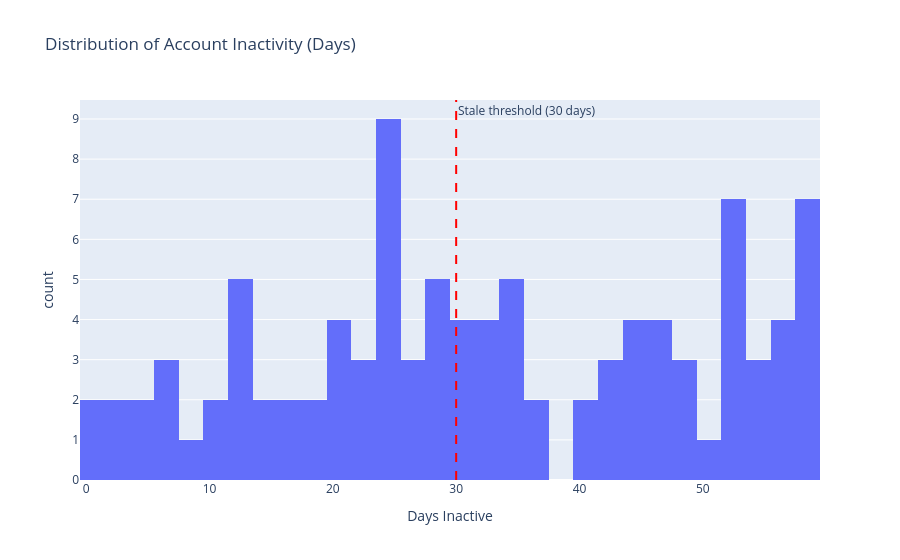

Notebook source saved alongside this figure:
### Markdown cell above
### 3.2 Stale Account Risk

### Code cell
print(f"Users with stale accounts (>30 days inactive): {user_base['stale_account'].sum()} of {len(user_base)}")
print(f"That is {user_base['stale_account'].mean():.1%} of all user accounts")

fig = px.histogram(
    user_base, x="days_inactive", nbins=30,
    title="Distribution of Account Inactivity (Days)",
    labels={"days_inactive": "Days Inactive"}
)
fig.add_vline(x=30, line_color="red", line_dash="dash",
              annotation_text="Stale threshold (30 days)")
fig.show()

### Figure 1 — Plotly figure (JSON) as saved in the notebook; plotly's stock layout.template omitted (floating-point values rounded to 4 significant figures)
{"data": [{"bingroup": "x", "hovertemplate": "Days Inactive=%{x}<br>count=%{y}<extra></extra>", "legendgroup": "", "marker": {"color": "#636efa", "pattern": {"shape": ""}}, "name": "", "nbinsx": 30, "orientation": "v", "showlegend": false, "type": "histogram", "x": [59, 20, 13, 13, 14, 57, 46, 44, 57, 23, 1, 16, 25, 34, 2, 24, 32, 46, 59, 2, 25, 33, 52, 55, 31, 13, 33, 34, 28, 35, 24, 30, 13, 26, 43, 56, 40, 25, 5, 25, 52, 7, 46, 33, 59, 26, 48, 55, 34, 24, 25, 30, 53, 11, 12, 49, 58, 14, 51, 58, 4, 35, 36, 52, 58, 6, 29, 54, 7, 30, 19, 23, 44, 20, 0, 21, 8, 11, 22, 52, 43, 44, 52, 17, 59, 44, 49, 28, 36, 18, 57, 26, 28, 46, 28, 20, 24, 43, 52, 40], "xaxis": "x", "yaxis": "y"}], "layout": {"annotations": [{"showarrow": false, "text": "Stale threshold (30 days)", "x": 30, "xanchor": "left", "xref": "x", "y": 1, "yanchor": "top", "yref": "y domain"}], "barmode": "relative", "legend": {"tracegroupgap": 0}, "shapes": [{"line": {"color": "red", "dash": "dash"}, "type": "line", "x0": 30, "x1": 30, "xref": "x", "y0": 0, "y1": 1, "yref": "y domain"}], "title": {"text": "Distribution of Account Inactivity (Days)"}, "xaxis": {"anchor": "y", "domain": [0, 1], "title": {"text": "Days Inactive"}}, "yaxis": {"anchor": "x", "domain": [0, 1], "title": {"text": "count"}}}}
